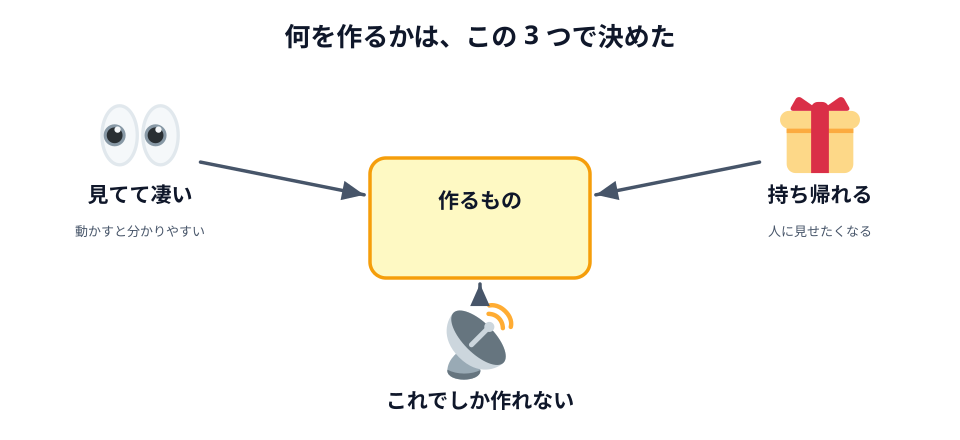

Source code (Python):
# 01-what-matters.svg
# スキーマ: CENTER-PERIPHERY（真ん中の決めごとを、3 つのものさしが取り囲む）
# 題材を選ぶときに何を見ていたのかを、判断基準として並べる

import sys

sys.path.insert(0, "/Users/seekseep/.claude/skills/genfig")
from genfig import Canvas

c = Canvas(960, 440)
c.text(480, 46, "何を作るかは、この 3 つで決めた", scale="xl")

core = c.sticky(370, 158, 220, 120, color="yellow")
c.text(480, 208, "作るもの", scale="lg")

wow = c.node(140, 150, "見てて凄い", emoji_cp="1f440", w=170, h=88)  # 👀
take = c.node(820, 150, "持ち帰れる", emoji_cp="1f381", w=170, h=88)  # 🎁
only = c.node(480, 356, "これでしか作れない", emoji_cp="1f4e1", w=210, h=88)  # 📡

c.link(wow, core)
c.link(take, core)
c.link(only, core)

c.text(140, 236, "動かすと分かりやすい", scale="sm")
c.text(820, 236, "人に見せたくなる", scale="sm")

c.save("01-what-matters.svg")
